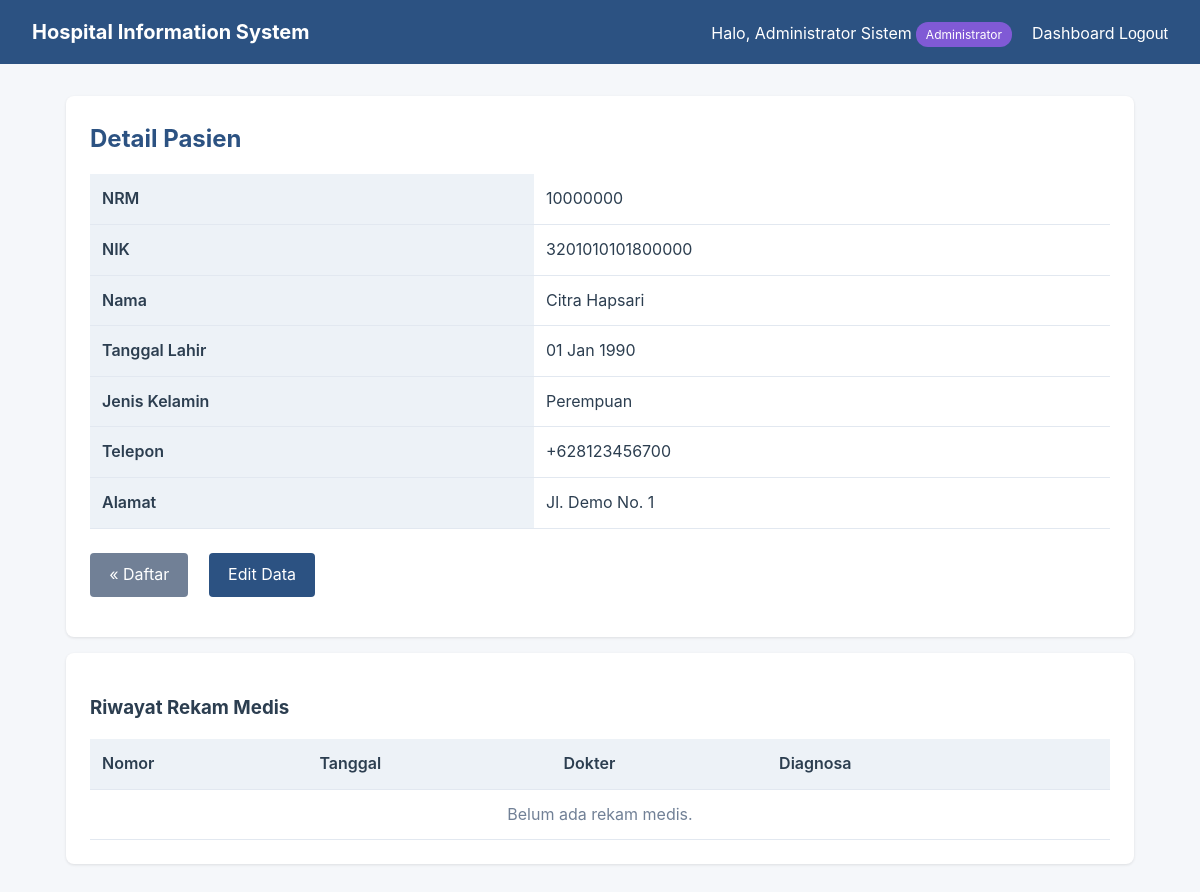
Page /pasien/1/ (signed in) on the committed database.
### accounts/models.py (models this page shows, shortened)
class User(AbstractUser):
    role = models.CharField(
        max_length=16,
        choices=Role.choices,
        default=Role.PASIEN,
    )
    full_name = models.CharField(max_length=120, blank=True)
    @property
    def is_dokter(self) -> bool:
        return self.role == Role.DOKTER
    @property
    def is_admin_role(self) -> bool:
        return self.role == Role.ADMIN

### hospital_app/models.py (models this page shows, shortened)
class Pasien(models.Model):
    user = models.OneToOneField(
        settings.AUTH_USER_MODEL,
        on_delete=models.CASCADE,
        related_name="pasien_profile",
        null=True, blank=True,
        help_text="Akun login pasien (opsional - pasien bisa belum punya akun).",
    )
    nrm = models.CharField(
        "Nomor Rekam Medis",
        max_length=16, unique=True, db_index=True,
        validators=[validate_nrm],
    )
    nik = models.CharField(
        "NIK", max_length=16, unique=True,
        validators=[validate_nik],
    )
    nama = models.CharField(max_length=120, validators=[validate_name])
    tanggal_lahir = models.DateField()
    JENIS_KELAMIN = [("L", "Laki-laki"), ("P", "Perempuan")]
    jenis_kelamin = models.CharField(max_length=1, choices=JENIS_KELAMIN)
    no_telepon = models.CharField(max_length=15, validators=[validate_phone])
    alamat = models.TextField(max_length=300)
    created_at = models.DateTimeField(auto_now_add=True)
    updated_at = models.DateTimeField(auto_now=True)
    class Meta:
        ordering = ["nrm"]
        verbose_name = "Pasien"
        verbose_name_plural = "Pasien"

### hospital_app/views.py (the view)
# urls.py: path("pasien/<int:pk>/", views.pasien_detail, name="pasien_detail"),
@role_required(Role.DOKTER, Role.APOTEKER, Role.ADMIN)
def pasien_detail(request, pk: int):
    pasien = get_object_or_404(Pasien, pk=pk)
    rekam = pasien.rekam_medis.select_related("dokter").all()[:50]
    return render(request, "hospital_app/pasien_detail.html", {
        "pasien": pasien, "rekam_list": rekam,
    })

### hospital_app/permissions.py (called while the page is built)
def role_required(*allowed_roles: str):
    def decorator(view_func):
        @wraps(view_func)
        @login_required
        def wrapped(request, *args, **kwargs):
            user = request.user
            if user.is_superuser or user.role in allowed_roles:
                return view_func(request, *args, **kwargs)
            return render(request, "403.html", {
                "exception": "Role Anda tidak diizinkan mengakses halaman ini.",
            }, status=403)
        return wrapped
    return decorator

### hospital_app/templates/hospital_app/pasien_detail.html (shortened to what this page needs)
{% extends "base.html" %}
{% block content %}
<div class="card">
    <h2>Detail Pasien</h2>
    <table>
        <tr><th>NRM</th><td>{{ pasien.nrm }}</td></tr>
        <tr><th>NIK</th><td>{{ pasien.nik }}</td></tr>
        <tr><th>Nama</th><td>{{ pasien.nama }}</td></tr>
        <tr><th>Tanggal Lahir</th><td>{{ pasien.tanggal_lahir|date:"d M Y" }}</td></tr>
        <tr><th>Jenis Kelamin</th><td>{{ pasien.get_jenis_kelamin_display }}</td></tr>
        <tr><th>Telepon</th><td>{{ pasien.no_telepon }}</td></tr>
        <tr><th>Alamat</th><td>{{ pasien.alamat|linebreaksbr }}</td></tr>
    </table>
    <nav class="actions" style="margin-top:1rem">
        <a class="btn btn-secondary" href="{% url 'hospital_app:pasien_list' %}">« Daftar</a>
        {% if user.is_dokter or user.is_admin_role or user.is_superuser %}
            <a class="btn" href="{% url 'hospital_app:pasien_edit' pasien.pk %}">Edit Data</a>
        {% endif %}
    </nav>
</div>
<div class="card">
    <h3>Riwayat Rekam Medis</h3>
    <table>
        <thead>
            <tr><th>Nomor</th><th>Tanggal</th><th>Dokter</th><th>Diagnosa</th><th></th></tr>
        </thead>
        <tbody>
            {% for rm in rekam_list %}
            <tr>
                <td>{{ rm.nomor }}</td>
                <td>{{ rm.tanggal|date:"d M Y" }}</td>
                <td>dr. {{ rm.dokter.nama }}</td>
                <td>{{ rm.diagnosa|truncatewords:8 }}</td>
                <td><a href="{% url 'hospital_app:rekam_medis_detail' rm.pk %}">Lihat</a></td>
            </tr>
            {% empty %}
            <tr><td colspan="5" style="text-align:center;color:#718096">Belum ada rekam medis.</td></tr>
            {% endfor %}
        </tbody>
    </table>
</div>
{% endblock %}

### templates/base.html (shortened to what this page needs)
{% load static %}
<!DOCTYPE html>
<html lang="id">
<head>
</head>
<body>
    <nav class="navbar">
        <h1>Hospital Information System</h1>
        <div>
            {% if user.is_authenticated %}
                <span>Halo, {{ user.full_name|default:user.username }}
                    <span class="role-badge role-{{ user.role }}">{{ user.get_role_display }}</span>
                </span>
                <a href="{% url 'hospital_app:dashboard' %}">Dashboard</a>
                <form method="post" action="{% url 'accounts:logout' %}" style="display:inline">
                    <button type="submit" style="background:transparent;color:white;padding:0">Logout</button>
                </form>
            {% else %}
                <a href="{% url 'accounts:login' %}">Login</a>
                <a href="{% url 'accounts:register' %}">Daftar</a>
            {% endif %}
        </div>
    </nav>
    <div class="container">
        {% block content %}{% endblock %}
    </div>
</body>
</html>

### templates/base.html (style rules this page uses)
* { box-sizing: border-box; margin: 0; padding: 0; }
body { font-family: -apple-system, BlinkMacSystemFont, "Segoe UI", Roboto, sans-serif; background: #f5f7fa; color: #2c3e50; line-height: 1.6; }
.navbar { background: #2c5282; color: white; padding: 1rem 2rem; display: flex; justify-content: space-between; align-items: center; }
.navbar a { color: white; text-decoration: none; margin-left: 1rem; }
.navbar h1 { font-size: 1.25rem; }
.container { max-width: 1100px; margin: 2rem auto; padding: 0 1rem; }
.card { background: white; border-radius: 8px; padding: 1.5rem; box-shadow: 0 1px 3px rgba(0,0,0,0.1); margin-bottom: 1rem; }
h2 { margin-bottom: 1rem; color: #2c5282; }
h3 { margin-bottom: 0.5rem; margin-top: 1rem; }
button, .btn { background: #2c5282; color: white; border: none; padding: 0.6rem 1.2rem; border-radius: 4px; cursor: pointer; font-size: 1rem; text-decoration: none; display: inline-block; margin-top: 0.5rem; }
.btn-secondary { background: #718096; }
table { width: 100%; border-collapse: collapse; margin-top: 1rem; }
th, td { padding: 0.75rem; text-align: left; border-bottom: 1px solid #e2e8f0; }
th { background: #edf2f7; font-weight: 600; }
.role-badge { display: inline-block; padding: 0.2rem 0.6rem; background: #4a5568; color: white; border-radius: 12px; font-size: 0.75rem; }
.role-ADMIN { background: #805ad5; }
nav.actions { margin-bottom: 1rem; }
nav.actions a { margin-right: 1rem; }

### rows in the picture
User: full_name "Administrator Sistem", role "Administrator"
Pasien: nrm "10000000", nik "3201010101800000", nama "Citra Hapsari", tanggal_lahir "01 Jan 1990", jenis_kelamin "Perempuan", no_telepon "+628123456700", alamat "Jl. Demo No. 1"
